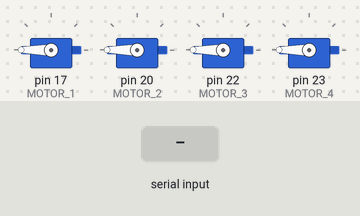
Recording of a sketch running on a simulated Arduino Mega 2560, built with avr-gcc and run on an emulated ATmega2560. On the bench: 4 × servo. Inputs (shaded band) come from the test bench. What the sketch prints to the serial monitor is not drawn.

Above: at 0.1 s.
At 16.2 s:
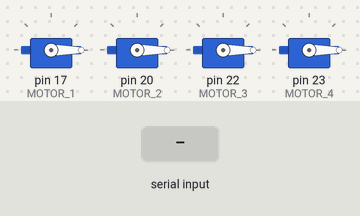
16.3 s: "90,45\n" received over Serial
17.8 s: "1\n" received over Serial
Timing chart, 0 to 20.8 s (numbered marks = the images above; inputs shaded):
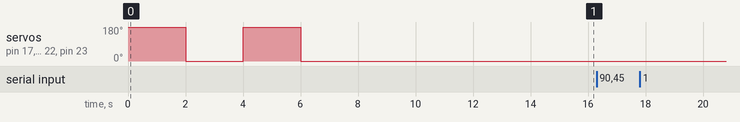

The sketch:

drona.ino
```cpp
#include <Servo.h>
#include <math.h>

// fata dronei e unde bagi cablul micro usb
Servo MOTOR_1; //spate dreapta
Servo MOTOR_2; //spate stanga
Servo MOTOR_3; //fata stanga
Servo MOTOR_4; //fata dreapta

static uint16_t power=1000, maxim_power=1500, minim_power=1000;
static int16_t direction;
static double sweep;
static int8_t maxim_direction_power;
static int8_t maxim_sweep_power;

// sweep se roteste spre stanga pentru valoarea -100 si la drapta pentru 100
// power (min 1000ms, max 2000ms)
// direction (min 0°, max 360°)


static int  PIN_RX_1 = 0, PIN_RX_2 = 0, PIN_RX_3 = 0, PIN_RX_4 = 0, PIN_RX_5 = 0, PIN_RX_6 = 0, PIN_RX_7 = 0, PIN_RX_8 = 0;

// obs 1
// PIN_RX_1 - STANGA
// PIN_RX_2 - DREAPTA
// PIN_RX_3 - FATA
// PIN_RX_4 - SPATE

// obs 2
// PIN_RX_5 - Stanga
// PIN_RX_6 - Dreapta

// obs 3
// PIN_RX_7 DOWN MINECRAFT
// PIN_RX_8 UP MINECRAFT

void setup()
{

Serial.begin(115200);

MOTOR_1.attach(17,1000,2000);
MOTOR_2.attach(20,1000,2000);
MOTOR_3.attach(22,1000,2000);
MOTOR_4.attach(23,1000,2000);

set_up_calibration();

}

void loop() {

  if(Serial.available())
  {
    uint8_t val[9];
    val[1] = 0; val[2] = 0; val[3] = 0; val[4] = 0; val[5] = 0; val[6] = 0; val[7] = 0; val[8] = 0;
    while(Serial.available())
    {
      char recv_msg= Serial.read();
      val[ int(recv_msg -'0')]++;
      Serial.print(recv_msg);
    }
    if(val[1])
      PIN_RX_1=1;
    if(val[2])
      PIN_RX_2=1;
    if(val[3])
      PIN_RX_3=1;
    if(val[4])
      PIN_RX_4=1;
    if(val[5])
      PIN_RX_5=1;
    if(val[6])
      PIN_RX_6=1;
    if(val[7])
      PIN_RX_7=1;
    if(val[8])
      PIN_RX_8=1;
    if(val[7]==val[8]){
      PIN_RX_7=0;
      PIN_RX_8=0;
    }
    RX();
  }
    else{
      motor();
      PIN_RX_1 = 0; PIN_RX_2 = 0; PIN_RX_3 = 0; PIN_RX_4 = 0; PIN_RX_5 = 0; PIN_RX_6 = 0; PIN_RX_7 = 0; PIN_RX_8 = 0;
    }
}

void motor()
{
  static uint16_t power_1, power_2, power_3, power_4;

  power_1 = power + (sweep / 100) * maxim_sweep_power;
  power_3 = power + (sweep / 100) * maxim_sweep_power;
  ////////////////////
  power_2 = power - (sweep / 100) * maxim_sweep_power;
  power_4 = power - (sweep / 100) * maxim_sweep_power;

  if(counter_direction()){
    if(direction>=0 && direction<90)
    {
      double cosine, sine;
      cosine=cos(direction/180);
      sine=sin(direction/180);
      power_1 = power_1 + maxim_direction_power * (cosine + sine);
      power_2 = power_2 - maxim_direction_power * sine;
      power_3 = power_3 - maxim_direction_power * (cosine + sine);
      power_4 = power_4 - maxim_direction_power * cosine;
    }
    else if(direction>=90 && direction<180)
    {
      double cosine, sine;
      cosine=cos(direction/180);
      sine=sin(direction/180);
      power_1 = power_1 - maxim_direction_power * cosine;
      power_2 = power_2 - maxim_direction_power * (cosine*(-1) + sine);
      power_3 = power_3 - maxim_direction_power * sine;
      power_4 = power_4 + maxim_direction_power * (cosine*(-1) + sine);
    }
    else if(direction>=180 && direction<270)
    {
      double cosine, sine;
      cosine=cos(direction/180);
      sine=sin(direction/180);
      power_1 = power_1 + maxim_direction_power * (cosine + sine);
      power_2 = power_2 + maxim_direction_power * cosine;
      power_3 = power_3 - maxim_direction_power * (cosine + sine);
      power_4 = power_4 + maxim_direction_power * sine;
    }
    else
    {
      double cosine, sine;
      cosine=cos(direction/180);
      sine=sin(direction/180);
      power_1 = power_1 + maxim_direction_power * sine;
      power_2 = power_2 + maxim_direction_power * (cosine + sine*(-1));
      power_3 = power_3 - maxim_direction_power * cosine;
      power_4 = power_4 - maxim_direction_power * (cosine + sine*(-1));
    }
  }
  MOTOR_1.writeMicroseconds(power_1);
  MOTOR_2.writeMicroseconds(power_2);
  MOTOR_3.writeMicroseconds(power_3);
  MOTOR_4.writeMicroseconds(power_4);
}

void set_up_calibration()
{
  for(uint16_t pos = 2000; pos>=1000; pos-=1000){
      MOTOR_1.writeMicroseconds(pos);
      MOTOR_3.writeMicroseconds(pos);
      MOTOR_2.writeMicroseconds(pos);
      MOTOR_4.writeMicroseconds(pos);
      delay(2000);
  }
  for(uint16_t pos = 2000; pos>=1000; pos-=1000){
      MOTOR_1.writeMicroseconds(pos);
      MOTOR_3.writeMicroseconds(pos);
      MOTOR_2.writeMicroseconds(pos);
      MOTOR_4.writeMicroseconds(pos);
      delay(2000);
   }
  delay(7000);
}
int counter_direction()
{
  uint8_t x=0;
  if(PIN_RX_1) x++;
  if(PIN_RX_2) x++;
  if(PIN_RX_3) x++;
  if(PIN_RX_4) x++;
  return x;
}
void RX()
{
  if(counter_direction())
      direction=(0 * PIN_RX_2 + 90 * PIN_RX_3 + 180 * PIN_RX_1 + 270 * PIN_RX_4)/counter_direction();

    if(PIN_RX_5==1)
      sweep =- 100;
    else if(PIN_RX_6==1)
      sweep = 100;
    if(PIN_RX_7==1){
      delay(20);
      if(power<maxim_power)
        power++;
    }
    else if(PIN_RX_8==1){
      delay(20);
      if(power>minim_power)
        power--;
    }
    if(power > 1000 && power <= 1100){
      maxim_direction_power = 2;
      maxim_sweep_power = 2;
    }
    else if(power > 1100 && power <= 1200){
      maxim_direction_power = 5;
      maxim_sweep_power = 5;
    }
    else if(power > 1200 && power <= 1300){
      maxim_direction_power = 7;
      maxim_sweep_power = 7;
    }
    else if(power > 1300 && power <= 1400){
      maxim_direction_power = 10;
      maxim_sweep_power = 10;
    }
    else if(power > 1400 && power <= 1500){
      maxim_direction_power = 15;
      maxim_sweep_power = 15;
    }
    else if(power > 1500){
      maxim_direction_power = 20;
      maxim_sweep_power = 20;
    }
    motor();
}
```

Measured:
- after the input at 16.3 s, every drawn part: stays the same
- after the input at 17.8 s, every drawn part: stays the same
